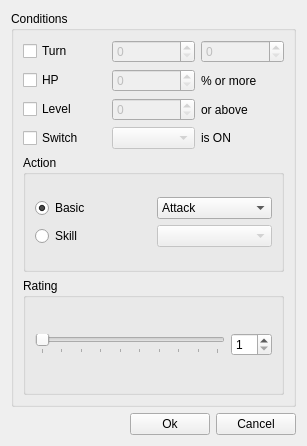
<?xml version="1.0" encoding="UTF-8"?>
<ui version="4.0">
 <class>EnemyActionDialog</class>
 <widget class="QWidget" name="EnemyActionDialog">
  <property name="windowModality">
   <enum>Qt::ApplicationModal</enum>
  </property>
  <property name="geometry">
   <rect>
    <x>0</x>
    <y>0</y>
    <width>307</width>
    <height>446</height>
   </rect>
  </property>
  <property name="windowTitle">
   <string>Form</string>
  </property>
  <layout class="QGridLayout" name="gridLayout">
   <item row="4" column="1">
    <layout class="QHBoxLayout" name="horizontalLayout">
     <item>
      <spacer name="horizontalSpacer">
       <property name="orientation">
        <enum>Qt::Horizontal</enum>
       </property>
       <property name="sizeHint" stdset="0">
        <size>
         <width>40</width>
         <height>20</height>
        </size>
       </property>
      </spacer>
     </item>
     <item>
      <widget class="QPushButton" name="button_ok">
       <property name="text">
        <string>Ok</string>
       </property>
      </widget>
     </item>
     <item>
      <widget class="QPushButton" name="button_cancel">
       <property name="text">
        <string>Cancel</string>
       </property>
      </widget>
     </item>
    </layout>
   </item>
   <item row="3" column="1">
    <layout class="QGridLayout" name="gridLayout_9">
     <item row="0" column="0">
      <widget class="QGroupBox" name="groupBox">
       <property name="title">
        <string>Conditions</string>
       </property>
       <layout class="QGridLayout" name="gridLayout_5">
        <item row="0" column="0">
         <layout class="QGridLayout" name="gridLayout_2">
          <item row="1" column="1">
           <widget class="QSpinBox" name="spin_hp">
            <property name="enabled">
             <bool>false</bool>
            </property>
           </widget>
          </item>
          <item row="0" column="0">
           <widget class="QCheckBox" name="check_turn">
            <property name="text">
             <string>Turn</string>
            </property>
           </widget>
          </item>
          <item row="0" column="2">
           <widget class="QSpinBox" name="spin_turn_b">
            <property name="enabled">
             <bool>false</bool>
            </property>
           </widget>
          </item>
          <item row="3" column="1">
           <widget class="QComboBox" name="combo_switch">
            <property name="enabled">
             <bool>false</bool>
            </property>
           </widget>
          </item>
          <item row="2" column="0">
           <widget class="QCheckBox" name="check_level">
            <property name="text">
             <string>Level</string>
            </property>
           </widget>
          </item>
          <item row="3" column="0">
           <widget class="QCheckBox" name="check_switch">
            <property name="text">
             <string>Switch</string>
            </property>
           </widget>
          </item>
          <item row="0" column="1">
           <widget class="QSpinBox" name="spin_turn_a">
            <property name="enabled">
             <bool>false</bool>
            </property>
           </widget>
          </item>
          <item row="1" column="0">
           <widget class="QCheckBox" name="check_hp">
            <property name="text">
             <string>HP</string>
            </property>
           </widget>
          </item>
          <item row="2" column="1">
           <widget class="QSpinBox" name="spin_level">
            <property name="enabled">
             <bool>false</bool>
            </property>
           </widget>
          </item>
          <item row="3" column="2">
           <widget class="QLabel" name="label">
            <property name="text">
             <string>is ON</string>
            </property>
           </widget>
          </item>
          <item row="2" column="2">
           <widget class="QLabel" name="label_2">
            <property name="text">
             <string>or above</string>
            </property>
           </widget>
          </item>
          <item row="1" column="2">
           <widget class="QLabel" name="label_3">
            <property name="text">
             <string>% or more</string>
            </property>
           </widget>
          </item>
         </layout>
        </item>
        <item row="1" column="0">
         <widget class="QGroupBox" name="groupBox_2">
          <property name="title">
           <string>Action</string>
          </property>
          <layout class="QGridLayout" name="gridLayout_7">
           <item row="0" column="0">
            <layout class="QGridLayout" name="gridLayout_6">
             <item row="1" column="0">
              <widget class="QRadioButton" name="radioButton_2">
               <property name="text">
                <string>Skill</string>
               </property>
              </widget>
             </item>
             <item row="0" column="0">
              <widget class="QRadioButton" name="radioButton">
               <property name="text">
                <string>Basic</string>
               </property>
               <property name="checked">
                <bool>true</bool>
               </property>
              </widget>
             </item>
             <item row="0" column="1">
              <widget class="QComboBox" name="comboBox_2">
               <item>
                <property name="text">
                 <string>Attack</string>
                </property>
               </item>
               <item>
                <property name="text">
                 <string>Defend</string>
                </property>
               </item>
               <item>
                <property name="text">
                 <string>Escape</string>
                </property>
               </item>
               <item>
                <property name="text">
                 <string>Do Nothing</string>
                </property>
               </item>
              </widget>
             </item>
             <item row="1" column="1">
              <widget class="QComboBox" name="comboBox_3">
               <property name="enabled">
                <bool>false</bool>
               </property>
              </widget>
             </item>
            </layout>
           </item>
          </layout>
         </widget>
        </item>
        <item row="2" column="0">
         <widget class="QGroupBox" name="groupBox_3">
          <property name="title">
           <string>Rating</string>
          </property>
          <layout class="QGridLayout" name="gridLayout_8">
           <item row="0" column="0">
            <widget class="QSlider" name="slider_rating">
             <property name="minimum">
              <number>1</number>
             </property>
             <property name="maximum">
              <number>10</number>
             </property>
             <property name="orientation">
              <enum>Qt::Horizontal</enum>
             </property>
             <property name="tickPosition">
              <enum>QSlider::TicksBelow</enum>
             </property>
             <property name="tickInterval">
              <number>1</number>
             </property>
            </widget>
           </item>
           <item row="0" column="1">
            <widget class="QSpinBox" name="spinBox_5">
             <property name="minimum">
              <number>1</number>
             </property>
             <property name="maximum">
              <number>10</number>
             </property>
            </widget>
           </item>
          </layout>
         </widget>
        </item>
       </layout>
      </widget>
     </item>
    </layout>
   </item>
   <item row="3" column="2">
    <spacer name="verticalSpacer">
     <property name="orientation">
      <enum>Qt::Vertical</enum>
     </property>
     <property name="sizeHint" stdset="0">
      <size>
       <width>0</width>
       <height>40</height>
      </size>
     </property>
    </spacer>
   </item>
  </layout>
 </widget>
 <resources/>
 <connections>
  <connection>
   <sender>radioButton</sender>
   <signal>toggled(bool)</signal>
   <receiver>comboBox_2</receiver>
   <slot>setEnabled(bool)</slot>
   <hints>
    <hint type="sourcelabel">
     <x>147</x>
     <y>256</y>
    </hint>
    <hint type="destinationlabel">
     <x>276</x>
     <y>261</y>
    </hint>
   </hints>
  </connection>
  <connection>
   <sender>radioButton_2</sender>
   <signal>toggled(bool)</signal>
   <receiver>comboBox_3</receiver>
   <slot>setEnabled(bool)</slot>
   <hints>
    <hint type="sourcelabel">
     <x>147</x>
     <y>294</y>
    </hint>
    <hint type="destinationlabel">
     <x>276</x>
     <y>299</y>
    </hint>
   </hints>
  </connection>
  <connection>
   <sender>check_turn</sender>
   <signal>toggled(bool)</signal>
   <receiver>spin_turn_a</receiver>
   <slot>setEnabled(bool)</slot>
   <hints>
    <hint type="sourcelabel">
     <x>66</x>
     <y>53</y>
    </hint>
    <hint type="destinationlabel">
     <x>193</x>
     <y>73</y>
    </hint>
   </hints>
  </connection>
  <connection>
   <sender>check_turn</sender>
   <signal>toggled(bool)</signal>
   <receiver>spin_turn_b</receiver>
   <slot>setEnabled(bool)</slot>
   <hints>
    <hint type="sourcelabel">
     <x>82</x>
     <y>56</y>
    </hint>
    <hint type="destinationlabel">
     <x>284</x>
     <y>73</y>
    </hint>
   </hints>
  </connection>
  <connection>
   <sender>check_hp</sender>
   <signal>toggled(bool)</signal>
   <receiver>spin_hp</receiver>
   <slot>setEnabled(bool)</slot>
   <hints>
    <hint type="sourcelabel">
     <x>50</x>
     <y>92</y>
    </hint>
    <hint type="destinationlabel">
     <x>193</x>
     <y>111</y>
    </hint>
   </hints>
  </connection>
  <connection>
   <sender>check_level</sender>
   <signal>toggled(bool)</signal>
   <receiver>spin_level</receiver>
   <slot>setEnabled(bool)</slot>
   <hints>
    <hint type="sourcelabel">
     <x>100</x>
     <y>144</y>
    </hint>
    <hint type="destinationlabel">
     <x>193</x>
     <y>149</y>
    </hint>
   </hints>
  </connection>
  <connection>
   <sender>check_switch</sender>
   <signal>toggled(bool)</signal>
   <receiver>combo_switch</receiver>
   <slot>setEnabled(bool)</slot>
   <hints>
    <hint type="sourcelabel">
     <x>96</x>
     <y>173</y>
    </hint>
    <hint type="destinationlabel">
     <x>193</x>
     <y>187</y>
    </hint>
   </hints>
  </connection>
  <connection>
   <sender>slider_rating</sender>
   <signal>sliderMoved(int)</signal>
   <receiver>spinBox_5</receiver>
   <slot>setValue(int)</slot>
   <hints>
    <hint type="sourcelabel">
     <x>137</x>
     <y>362</y>
    </hint>
    <hint type="destinationlabel">
     <x>253</x>
     <y>363</y>
    </hint>
   </hints>
  </connection>
  <connection>
   <sender>spinBox_5</sender>
   <signal>valueChanged(int)</signal>
   <receiver>slider_rating</receiver>
   <slot>setValue(int)</slot>
   <hints>
    <hint type="sourcelabel">
     <x>251</x>
     <y>377</y>
    </hint>
    <hint type="destinationlabel">
     <x>179</x>
     <y>358</y>
    </hint>
   </hints>
  </connection>
 </connections>
</ui>
